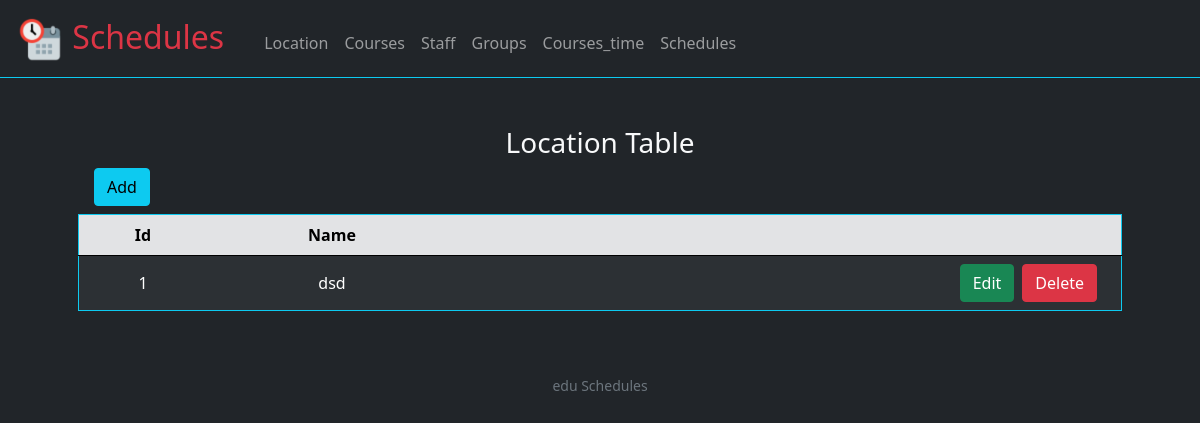
Page /location on the earlier database version.
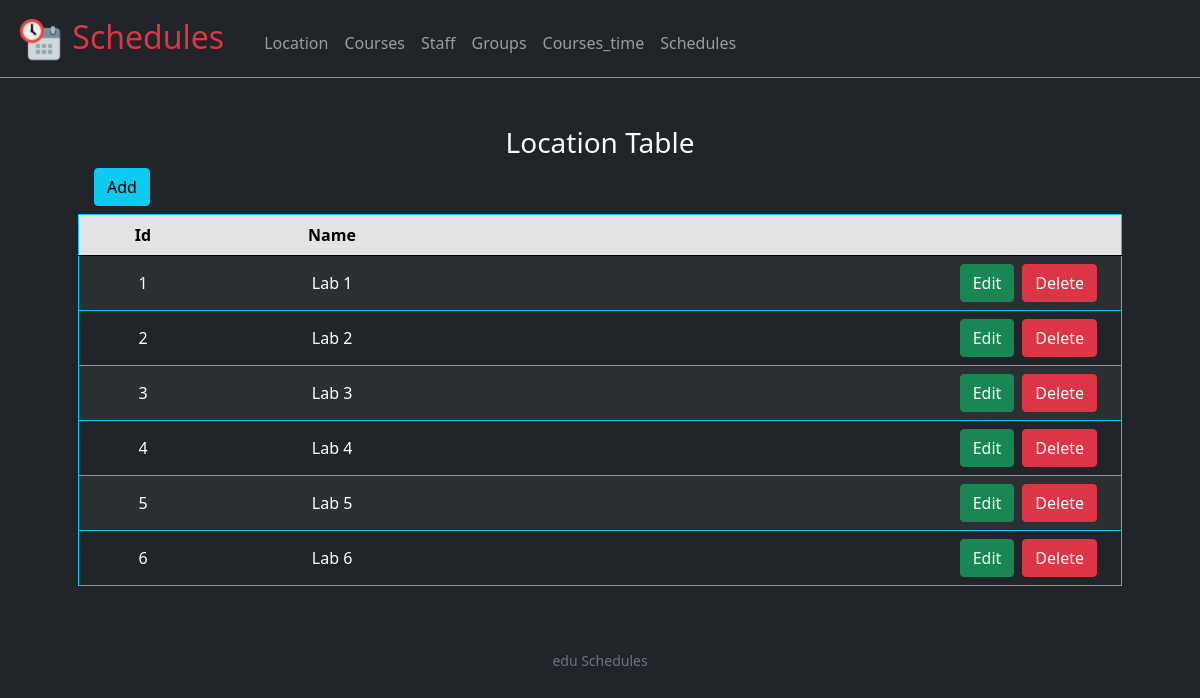
Same page on the later database version.
### tables this page shows
CREATE TABLE location(
    id integer,
    name text unique,
    primary key (id)
);

### application.py (the view)
@app.route("/location", methods=["POST", "GET"])
def location():
    data = view_table("select * from location")
    if type(data) == str:
        return data
    if request.method == "GET":
        return render_template("location.html", keys=data[0], data=data[1])
    else:
        return render_template('functionals/data_view.html', keys=data[0], data=data[1],
                view_title="location Table", link_edit="/edit_location", link_view="/location", table="location")

### application.py (called while the page is built)
@app.after_request
def after_request(response):
    response.headers["Cache-Control"] = "no-cache, no-store, must-revalidate"
    response.headers["Expires"] = 0
    response.headers["Pragma"] = "no-cache"
    return response

### helpers.py (called while the page is built)
def sql(query, values=(), return_data=False):
    if return_data == True:
        data = None
        with sqlite3.connect(db_name) as db:
            cur = db.cursor()
            cur.execute("pragma foreign_keys = on")
            cur.execute(query, values)
            keys = [d[0] for d in cur.description]
            data = [keys, cur.fetchall()]
        return data
    else:
        with sqlite3.connect(db_name) as db:
            cur = db.cursor()
            cur.execute(query, values)

def view_table(query):
    data = None
    try:
        data = sql(query, (), True)
    except:
        return "Error: SQLite3 Error view()"
    return data

### templates/location.html (shortened to what this page needs)
{% extends "layout.html" %}
{% block main %}
    {% with view_title="location Table", link_edit="/edit_location", link_view="/location", table="location"  %}
      {% include "functionals/data_view.html" %}
    {% endwith %}
{% endblock %}

### templates/layout.html (shortened to what this page needs)
<!DOCTYPE html>
<html lang="en">
<head>
    <link rel="stylesheet" href="https://cdn.jsdelivr.net/npm/bootstrap@5.1/dist/css/bootstrap.min.css">
    <link href="/static/style.css" rel="stylesheet">
</head>
<body class="bg-dark text-light">
    <nav class="navbar navbar-expand-md navbar-dark bg-dark border-bottom border-1 border-info">
        <a class="navbar-brand ms-3" href="/schedules">
            <img src="../static/favicon.ico">
            <span class="text-danger">Schedules</span>
        </a>
        <div class="collapse navbar-collapse text-capitalize ps-3 text-white" id="navbar">
            <ul class="navbar-nav mr-auto mt-2">
                <li class="nav-item"><a class="nav-link" href="/location">location</a></li>
                <li class="nav-item"><a class="nav-link" href="/courses">courses</a></li>
                <li class="nav-item"><a class="nav-link" href="/staff">staff</a></li>
                <li class="nav-item"><a class="nav-link" href="/groups">groups</a></li>
                <li class="nav-item"><a class="nav-link" href="/courses_time">courses_time</a></li>
                <li class="nav-item"><a class="nav-link" href="/schedules">schedules</a></li>
            </ul>
        </div>
    </nav>
    <main class="container p-5 ">
        {% block main %}{% endblock %}
    </main>
    <footer class="small text-center text-muted">
        edu Schedules
    </footer>
</body>
</html>

### templates/functionals/data_view.html
{% block view %}
<div class="text-center" id="view">
    <div class="text-capitalize" >
        <h3>{{ view_title }}</h3>
    </div>
    <div class="d-grid gap-2 d-md-flex justify-content-md-start ms-3">
        <button  type="button" class="btn btn-info mb-2" data-bs-toggle="modal" data-bs-target="#add">
            Add
        </button>
    </div>
    <table class="table table-hover table-striped table-dark border rounded border-info align-middle">
        <thead class="text-capitalize table-secondary ">
            <tr>
                {% for key in keys %}
                    <th scope="col">{{ key }}</th>
                {% endfor %}
                <th scope="col"></th>
            </tr>
        </thead>
        <tbody>
            {% for row in data %}
                <tr>
                    {% for element in row %}
                        <td>{{ element }}</td>
                    {% endfor %}
                    <td>
                        <div class="d-grid gap-2 d-md-flex justify-content-md justify-content-md-end pe-3">
                            <button class="btn btn-success mr-3" onclick="show_delete_edit(2, '{{ row[0] }}','{{ link_edit }}', '{{ link_view }}', '{{ table }}')" >Edit</button>
                            <button class="btn btn-danger" onclick="show_delete_edit(1, '{{ row[0] }}', '/delete_data', '{{ link_view }}', '{{ table }}', '{{ row[1] }}')" >Delete</button>
                        </div>
                    </td>
                </tr>
            {% endfor %}
        </tbody>
    </table>
</div>
{% endblock %}

### static/style.css (style rules this page uses)
nav .navbar-brand { font-size: xx-large; }
main { overflow-x: auto; text-align: center; }

Differences in the rows shown:
changed location: name "dsd" → "Lab 1"
added location: row "2", name "Lab 2"
added location: row "3", name "Lab 3"
added location: row "4", name "Lab 4"
added location: row "5", name "Lab 5"
added location: row "6", name "Lab 6"
